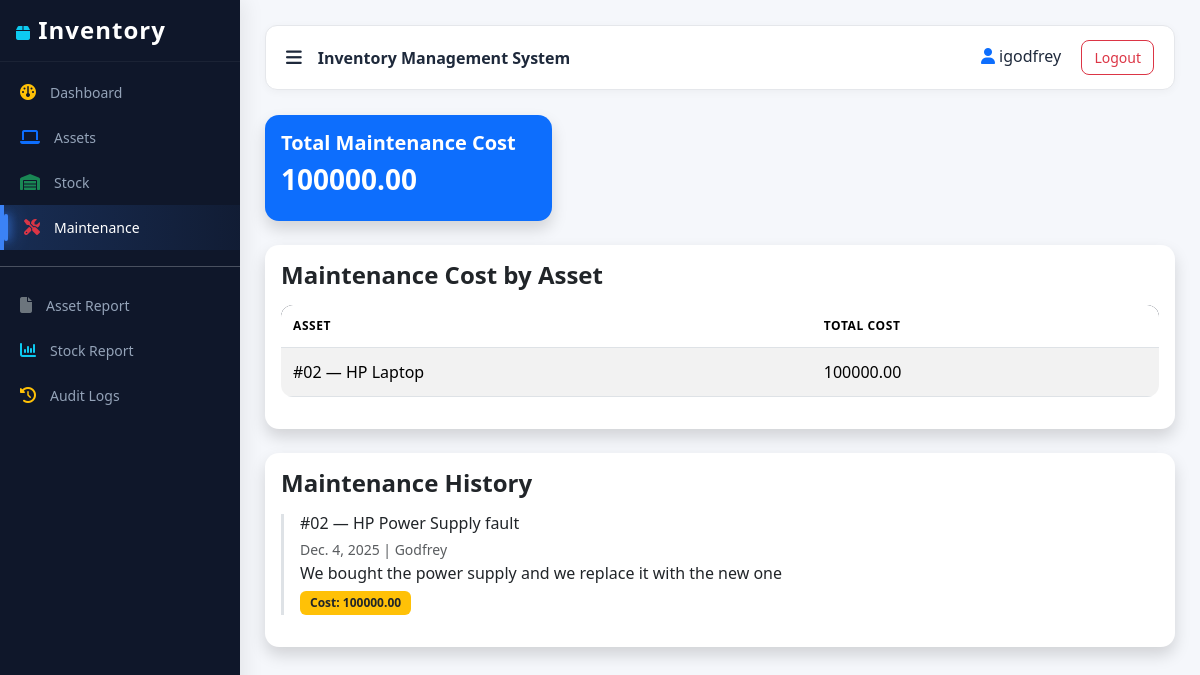
The app's page /maintenance/ (signed in) with its own data.
### inventory/models.py (models this page shows, shortened)
class Asset(models.Model):
    STATUS_CHOICES = [
        ("IN_STOCK", "In Stock"),
        ("ASSIGNED", "Assigned"),
        ("MAINTENANCE", "Under Maintenance"),
        ("DISPOSED", "Disposed"),
    ]
    tag = models.CharField(max_length=64, unique=True)
    name = models.CharField(max_length=200)
    category = models.ForeignKey(Category, on_delete=models.SET_NULL, null=True, blank=True)
    location = models.ForeignKey(Location, on_delete=models.SET_NULL, null=True, blank=True)
    purchase_date = models.DateField(null=True, blank=True)
    value = models.DecimalField(max_digits=12, decimal_places=2, null=True, blank=True)
    status = models.CharField(max_length=20, choices=STATUS_CHOICES, default="IN_STOCK")
    description = models.TextField(blank=True)
    created_at = models.DateTimeField(auto_now_add=True)
    class Meta:
        ordering = ["-created_at"]

class MaintenanceRecord(models.Model):
    asset = models.ForeignKey(Asset, on_delete=models.CASCADE, related_name="maintenance")
    title = models.CharField(max_length=200)
    description = models.TextField(blank=True)
    performed_by = models.CharField(max_length=200, blank=True)
    performed_on = models.DateField()
    cost = models.DecimalField(max_digits=10, decimal_places=2, default=0)
    class Meta:
        ordering = ["-performed_on"]

### inventory/views.py (the view)
# urls.py: path("maintenance/", views.maintenance_list, name="maintenance_list"),
@login_required
@permission_required("inventory.view_maintenancerecord", raise_exception=True)
def maintenance_list(request):
    records = MaintenanceRecord.objects.select_related("asset").order_by("-performed_on")
    total_cost = records.aggregate(total=Sum("cost"))["total"] or 0
    cost_per_asset = (
        records.values("asset__tag", "asset__name")
        .annotate(total_cost=Sum("cost"))
        .order_by("-total_cost")
    )
    return render(request, "inventory/maintenance_list.html", {
        "records": records,
        "total_cost": total_cost,
        "cost_per_asset": cost_per_asset,
    })

### inventory/templates/inventory/maintenance_list.html
{% extends "inventory/base.html" %}
{% block content %}
<div class="row mb-4">
    <div class="col-md-4">
        <div class="card text-bg-primary shadow">
            <div class="card-body">
                <h5>Total Maintenance Cost</h5>
                <h3>{{ total_cost|floatformat:2 }}</h3>
            </div>
        </div>
    </div>
</div>
<div class="card shadow mb-4">
    <div class="card-body">
        <h4 class="mb-3">Maintenance Cost by Asset</h4>
        <table class="table table-sm table-striped">
            <thead>
                <tr>
                    <th>Asset</th>
                    <th>Total Cost</th>
                </tr>
            </thead>
            <tbody>
                {% for row in cost_per_asset %}
                <tr>
                    <td>{{ row.asset__tag }} — {{ row.asset__name }}</td>
                    <td>{{ row.total_cost|floatformat:2 }}</td>
                </tr>
                {% empty %}
                <tr><td colspan="2">No data</td></tr>
                {% endfor %}
            </tbody>
        </table>
    </div>
</div>
<div class="card shadow">
    <div class="card-body">
        <h4 class="mb-3">Maintenance History</h4>
        {% for r in records %}
        <div class="border-start border-3 ps-3 mb-3">
            <h6 class="mb-1">
                {{ r.asset.tag }} — {{ r.title }}
            </h6>
            <small class="text-muted">
                {{ r.performed_on }} | {{ r.performed_by }}
            </small>
            <p class="mb-1">{{ r.description }}</p>
            <span class="badge bg-warning text-dark">
                Cost: {{ r.cost|floatformat:2 }}
            </span>
        </div>
        {% empty %}
        <p>No maintenance records found.</p>
        {% endfor %}
    </div>
</div>
{% endblock %}

### inventory/templates/inventory/base.html (shortened to what this page needs)
{% load static %}
<!DOCTYPE html>
<html>
<head>
    <link href="https://cdn.jsdelivr.net/npm/bootstrap@5.3.2/dist/css/bootstrap.min.css" rel="stylesheet">
    <link rel="stylesheet" href="https://cdnjs.cloudflare.com/ajax/libs/font-awesome/6.5.0/css/all.min.css">
    <link href="{% static 'css/main.css' %}" rel="stylesheet">
</head>
<body>
{% if user.is_authenticated %}
<div id="sidebar" class="sidebar">
    <h4 class="p-3">
        <i class="fa-solid fa-box text-info"></i>
        <span class="menu-text">Inventory</span>
    </h4>
    <a href="{% url 'inventory:dashboard' %}"
       class="{% if request.resolver_match.url_name == 'dashboard' %}active{% endif %}">
        <i class="fa-solid fa-gauge text-warning"></i>
        <span class="menu-text">Dashboard</span>
    </a>
    <a href="{% url 'inventory:asset_list' %}"
       class="{% if request.resolver_match.url_name in 'asset_list asset_add asset_edit asset_detail asset_delete' %}active{% endif %}">
        <i class="fa-solid fa-laptop text-primary"></i>
        <span class="menu-text">Assets</span>
    </a>
    <a href="{% url 'inventory:stock_list' %}"
       class="{% if request.resolver_match.url_name in 'stock_list stock_move' %}active{% endif %}">
        <i class="fa-solid fa-warehouse text-success"></i>
        <span class="menu-text">Stock</span>
    </a>
    <a href="{% url 'inventory:maintenance_list' %}"
       class="{% if request.resolver_match.url_name == 'maintenance_list' %}active{% endif %}">
        <i class="fa-solid fa-screwdriver-wrench text-danger"></i>
        <span class="menu-text">Maintenance</span>
    </a>
    <hr class="text-light">
    <a href="{% url 'inventory:asset_register_report' %}">
        <i class="fa-solid fa-file text-secondary"></i>
        <span class="menu-text">Asset Report</span>
    </a>
    <a href="{% url 'inventory:stock_summary_report' %}">
        <i class="fa-solid fa-chart-column text-info"></i>
        <span class="menu-text">Stock Report</span>
    </a>
    <a href="{% url 'inventory:audit_log' %}">
    <i class="fa-solid fa-clock-rotate-left text-warning"></i>
    <span class="menu-text">Audit Logs</span>
</a>
</div>
<div id="content" class="content">
    <div class="topbar d-flex justify-content-between align-items-center">
        <div class="d-flex align-items-center gap-3">
            <i class="fa-solid fa-bars toggle-btn" onclick="toggleSidebar()"></i>
            <strong>Inventory Management System</strong>
        </div>
        <div>
            <span class="me-3">
                <i class="fa-solid fa-user text-primary"></i> {{ user.username }}
            </span>
            <form action="{% url 'logout' %}" method="post" style="display:inline;">
                <button class="btn btn-sm btn-outline-danger">
                    Logout
                </button>
            </form>
        </div>
    </div>
{% else %}
<div class="container mt-5">
{% endif %}
{% block content %}{% endblock %}
{% if user.is_authenticated %}
</div>
{% else %}
</div>
{% endif %}
</body>
</html>

### static/css/main.css (style rules this page uses)
body { background-color: #f5f7fb; font-family: "Segoe UI", Tahoma, Geneva, Verdana, sans-serif; color: #1e293b; }
* { transition: all 0.2s ease-in-out; }
h3, h4, h5 { font-weight: 600; }
.sidebar { height: 100vh; width: 240px; position: fixed; background: #0f172a; color: #fff; overflow-y: auto; box-shadow: 4px 0 20px rgba(0,0,0,0.08); z-index: 1000; }
.sidebar h4 { font-weight: 700; letter-spacing: 1px; padding: 20px; border-bottom: 1px solid rgba(255,255,255,0.05); }
.sidebar a { display: flex; align-items: center; gap: 14px; padding: 12px 20px; color: #94a3b8; text-decoration: none; font-size: 14px; position: relative; }
.sidebar a.active { color: #fff; background: rgba(59,130,246,0.15); border-left: 4px solid #3b82f6; }
.sidebar a.active i { color: #3b82f6; }
.sidebar i { font-size: 16px; }
.content { margin-left: 240px; padding: 25px; }
.topbar { background: #ffffff; padding: 14px 20px; border-radius: 12px; border: 1px solid #e5e7eb; margin-bottom: 25px; box-shadow: 0 2px 8px rgba(0,0,0,0.04); }
.toggle-btn { cursor: pointer; font-size: 18px; }
.card { border-radius: 14px; border: none; overflow: hidden; }
.table { border-radius: 12px; overflow: hidden; background: #fff; }
.table thead { background-color: #0f172a; color: white; }
.table th { white-space: nowrap; font-size: 12px; text-transform: uppercase; letter-spacing: 0.6px; padding: 12px; }
.table td { vertical-align: middle; padding: 12px; }
.btn { border-radius: 8px; font-size: 14px; padding: 6px 12px; }
.badge { padding: 6px 10px; border-radius: 6px; font-size: 12px; }
.sidebar a { position: relative; overflow: hidden; }
.sidebar a::before { content: ""; position: absolute; left: -100%; top: 0; height: 100%; width: 100%; background: linear-gradient( 120deg, transparent, rgba(59,130,246,0.2), transparent ); transition: all 0.4s ease; }
.sidebar a i { transition: transform 0.2s ease, color 0.2s ease; }
.sidebar a.active { background: linear-gradient( 90deg, rgba(59,130,246,0.2), rgba(59,130,246,0.05) ); border-left: 4px solid #3b82f6; }
.sidebar a.active::after { content: ""; position: absolute; left: 0; top: 20%; height: 60%; width: 4px; background: #3b82f6; box-shadow: 0 0 10px #3b82f6, 0 0 20px #3b82f6; border-radius: 5px; }
.sidebar, .content { transition: all 0.3s ease-in-out; }

### records on screen
Asset: asset__tag "#02", asset__name "HP Laptop", total_cost "100000.00"
MaintenanceRecord: asset.tag "#02", title "HP Power Supply fault", performed_on "Dec. 4, 2025", performed_by "Godfrey", description "We bought the power supply and we replace it with the new one", cost "100000.00"

### other values on screen
{{ user.username }} "igodfrey"
{{ total_cost|floatformat:2 }} "100000.00"
